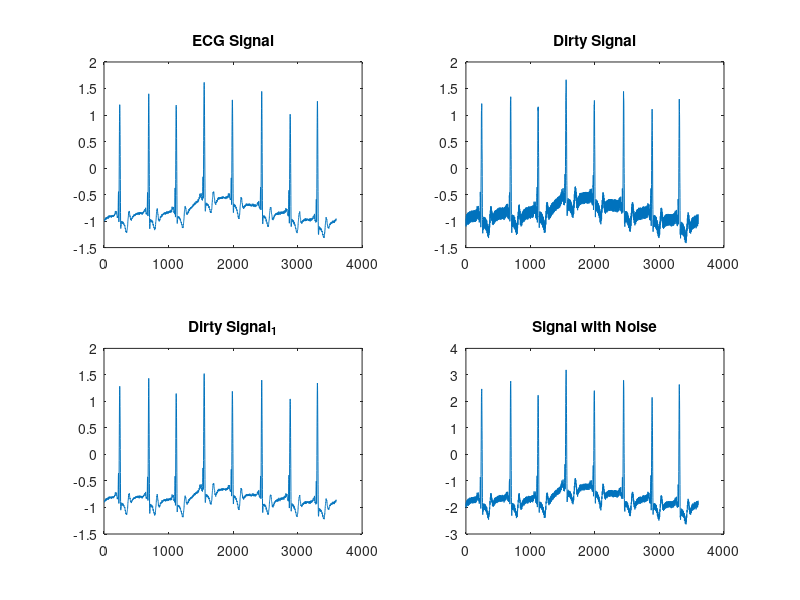
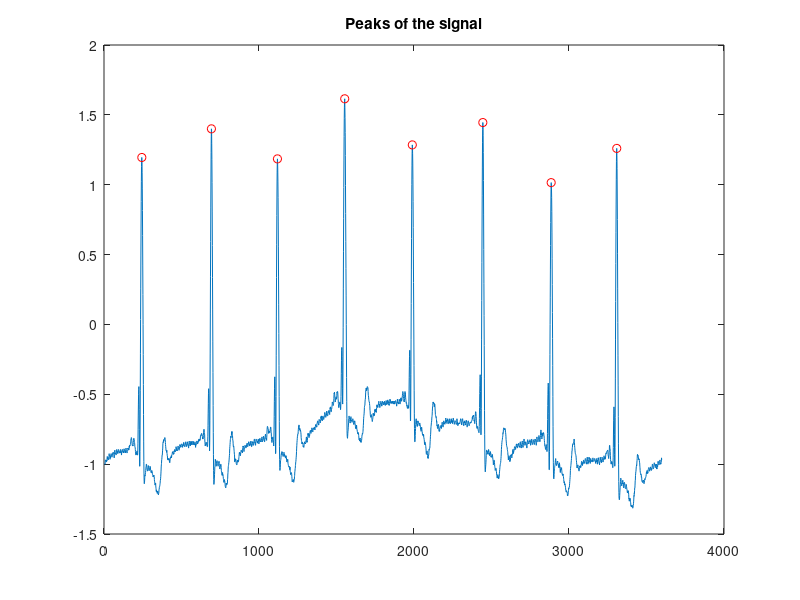

These figures' MATLAB source, in order:
clc;
clear all;
close all;
load('124m.mat')% extracting data from the respective ECG data file
x2=val(1,:);
x2=(x2-1024)/200;
subplot(2,2,1);
title('ECG Signal');
plot(x2); % Plotting original ECG Signal
title('ECG Signal');
sampling_frequency=360;
mains_coeff=0.1;
time_step=1/sampling_frequency;
max_time=10;
t=time_step:time_step:max_time;
mains_signal=cos(2*pi*60*t);
dirty_signal=x2+mains_coeff*mains_signal; %High frquency Noise ECG Signal 
subplot(2,2,2);
plot(dirty_signal);% Plotting High frquency Noise ECG Signal
title('Dirty Signal');
mains_signal_1=cos(2*pi*0.1*t);
dirty_signal_1=x2+mains_coeff*mains_signal_1;%Low frquency ECG Noise Signal 
subplot(2,2,3);
plot(dirty_signal_1);
title('Dirty Signal_1');% Plotting Low frquency Noise ECG Signal
signal_freq=dirty_signal+dirty_signal_1;%Adding both high and low frequency 
subplot(2,2,4);
plot(signal_freq);%Plotting the Noisy ECG signal
title('Signal with Noise');

j=1;
for i=2:length(x2)-1
    if(x2(i)>x2(i-1) & x2(i)>x2(i+1) & x2(i)>0.5)
        k(j)=i;
        k1(j)=x2(i);
        j=j+1;
    end
end
j=j-1;
sprintf('Heart rate is')
length(k)*6 % Calculating the heart rate from the signal
figure(2);
plot(x2)
hold on
sprintf('R peak distance in seconds')
plot(k,k1,'ro'); %plotting the peaks in the signal
title('Peaks of the signal');
kdis=diff(k)% Calculating R-R peak distance
sprintf('Average R-R interval')
pk=sum(kdis)/(length(k)-1) % Average peak to peak distance

% Checking whether heart rate is normal or abnormal
if (length(k)*6>150)
    sprintf('Abnormal Heart Rate(Tachycardia)')
elseif (length(k)*6<60)
    sprintf('Abnormal Heart Rate(Bradycardia)')
else 
    sprintf('Normal Heart Rate')
end


% Report:

%Motive of this task is to analyse a given ECG signal and to determine 
%whether the given ECG signal is of a healthy person. Signal processing tool 
%is used to design a filter that can denoise any ECG signal and help in 
%analysing the ECG signal. Filter is designed for 360 samples at a time. 
%The original is taken and multiplied with a signal having high frequency 
%and same is done with signal having low frequency. This produces two noisy 
%ECG signals, after this they are added and a net noisy ECG signal is 
%produced. This signal is passed through the filter designed using signal 
%processing tool box and hence, we get back the original denoised ECG 
%signal. The data is exported to the workspace and then plotted so as to 
%realise the working of the filter. Then, heart rate of the given ECG is 
%calculated and checked whether it is normal or abnormal. Peak to peak, 
%i.e., individually  R-R distance is calculated  and after this average 
%distance is calculated.
